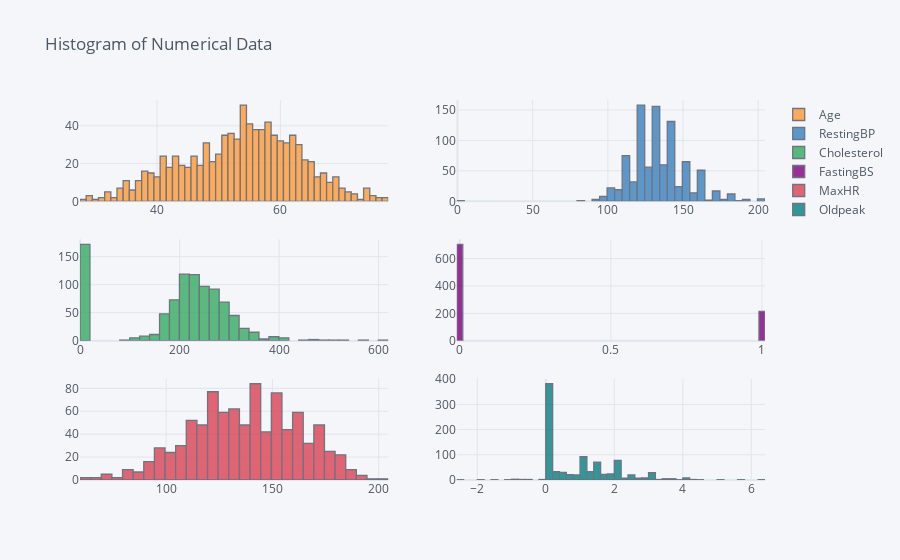

The notebook cell this image was saved under:
### Markdown cell above
Although the above information is useful but the data can be represented in a better way using plots.

### Code cell
# Histogram of Numerical Data
df[numerical].iplot(kind='histogram', subplots=True, bins=60, title='Histogram of Numerical Data')

### Figure 1 — Plotly figure (JSON) as saved in the notebook; plotly's stock layout.template omitted (floating-point values rounded to 4 significant figures; data arrays with more than 128 entries replaced by an {"elided": "..."} marker saying what was removed)
{"data": [{"histfunc": "count", "histnorm": "", "marker": {"color": "rgba(255, 153, 51, 1.0)", "line": {"color": "#4D5663", "width": 1.3}}, "name": "Age", "nbinsx": 60, "opacity": 0.8, "orientation": "v", "type": "histogram", "x": {"elided": "918 int values"}, "xaxis": "x", "yaxis": "y"}, {"histfunc": "count", "histnorm": "", "marker": {"color": "rgba(55, 128, 191, 1.0)", "line": {"color": "#4D5663", "width": 1.3}}, "name": "RestingBP", "nbinsx": 60, "opacity": 0.8, "orientation": "v", "type": "histogram", "x": {"elided": "918 int values"}, "xaxis": "x2", "yaxis": "y2"}, {"histfunc": "count", "histnorm": "", "marker": {"color": "rgba(50, 171, 96, 1.0)", "line": {"color": "#4D5663", "width": 1.3}}, "name": "Cholesterol", "nbinsx": 60, "opacity": 0.8, "orientation": "v", "type": "histogram", "x": {"elided": "918 int values"}, "xaxis": "x3", "yaxis": "y3"}, {"histfunc": "count", "histnorm": "", "marker": {"color": "rgba(128, 0, 128, 1.0)", "line": {"color": "#4D5663", "width": 1.3}}, "name": "FastingBS", "nbinsx": 60, "opacity": 0.8, "orientation": "v", "type": "histogram", "x": {"elided": "918 int values"}, "xaxis": "x4", "yaxis": "y4"}, {"histfunc": "count", "histnorm": "", "marker": {"color": "rgba(219, 64, 82, 1.0)", "line": {"color": "#4D5663", "width": 1.3}}, "name": "MaxHR", "nbinsx": 60, "opacity": 0.8, "orientation": "v", "type": "histogram", "x": {"elided": "918 int values"}, "xaxis": "x5", "yaxis": "y5"}, {"histfunc": "count", "histnorm": "", "marker": {"color": "rgba(0, 128, 128, 1.0)", "line": {"color": "#4D5663", "width": 1.3}}, "name": "Oldpeak", "nbinsx": 60, "opacity": 0.8, "orientation": "v", "type": "histogram", "x": {"elided": "918 float values"}, "xaxis": "x6", "yaxis": "y6"}], "layout": {"barmode": "overlay", "legend": {"bgcolor": "#F5F6F9", "font": {"color": "#4D5663"}}, "paper_bgcolor": "#F5F6F9", "plot_bgcolor": "#F5F6F9", "title": {"font": {"color": "#4D5663"}, "text": "Histogram of Numerical Data"}, "xaxis": {"anchor": "y", "domain": [0, 0.45], "gridcolor": "#E1E5ED", "showgrid": true, "tickfont": {"color": "#4D5663"}, "title": {"font": {"color": "#4D5663"}, "text": ""}, "zerolinecolor": "#E1E5ED"}, "xaxis2": {"anchor": "y2", "domain": [0.55, 1], "gridcolor": "#E1E5ED", "showgrid": true, "tickfont": {"color": "#4D5663"}, "title": {"font": {"color": "#4D5663"}, "text": ""}, "zerolinecolor": "#E1E5ED"}, "xaxis3": {"anchor": "y3", "domain": [0, 0.45], "gridcolor": "#E1E5ED", "showgrid": true, "tickfont": {"color": "#4D5663"}, "title": {"font": {"color": "#4D5663"}, "text": ""}, "zerolinecolor": "#E1E5ED"}, "xaxis4": {"anchor": "y4", "domain": [0.55, 1], "gridcolor": "#E1E5ED", "showgrid": true, "tickfont": {"color": "#4D5663"}, "title": {"font": {"color": "#4D5663"}, "text": ""}, "zerolinecolor": "#E1E5ED"}, "xaxis5": {"anchor": "y5", "domain": [0, 0.45], "gridcolor": "#E1E5ED", "showgrid": true, "tickfont": {"color": "#4D5663"}, "title": {"font": {"color": "#4D5663"}, "text": ""}, "zerolinecolor": "#E1E5ED"}, "xaxis6": {"anchor": "y6", "domain": [0.55, 1], "gridcolor": "#E1E5ED", "showgrid": true, "tickfont": {"color": "#4D5663"}, "title": {"font": {"color": "#4D5663"}, "text": ""}, "zerolinecolor": "#E1E5ED"}, "yaxis": {"anchor": "x", "domain": [0.7333, 1], "gridcolor": "#E1E5ED", "showgrid": true, "tickfont": {"color": "#4D5663"}, "title": {"font": {"color": "#4D5663"}, "text": ""}, "zerolinecolor": "#E1E5ED"}, "yaxis2": {"anchor": "x2", "domain": [0.7333, 1], "gridcolor": "#E1E5ED", "showgrid": true, "tickfont": {"color": "#4D5663"}, "title": {"font": {"color": "#4D5663"}, "text": ""}, "zerolinecolor": "#E1E5ED"}, "yaxis3": {"anchor": "x3", "domain": [0.3667, 0.6333], "gridcolor": "#E1E5ED", "showgrid": true, "tickfont": {"color": "#4D5663"}, "title": {"font": {"color": "#4D5663"}, "text": ""}, "zerolinecolor": "#E1E5ED"}, "yaxis4": {"anchor": "x4", "domain": [0.3667, 0.6333], "gridcolor": "#E1E5ED", "showgrid": true, "tickfont": {"color": "#4D5663"}, "title": {"font": {"color": "#4D5663"}, "text": ""}, "zerolinecolor": "#E1E5ED"}, "yaxis5": {"anchor": "x5", "domain": [0, 0.2667], "gridcolor": "#E1E5ED", "showgrid": true, "tickfont": {"color": "#4D5663"}, "title": {"font": {"color": "#4D5663"}, "text": ""}, "zerolinecolor": "#E1E5ED"}, "yaxis6": {"anchor": "x6", "domain": [0, 0.2667], "gridcolor": "#E1E5ED", "showgrid": true, "tickfont": {"color": "#4D5663"}, "title": {"font": {"color": "#4D5663"}, "text": ""}, "zerolinecolor": "#E1E5ED"}}}
